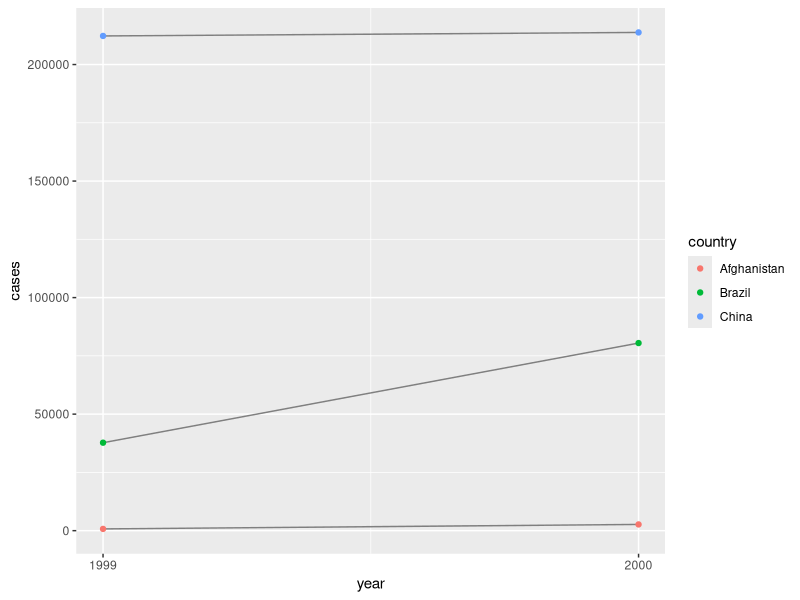
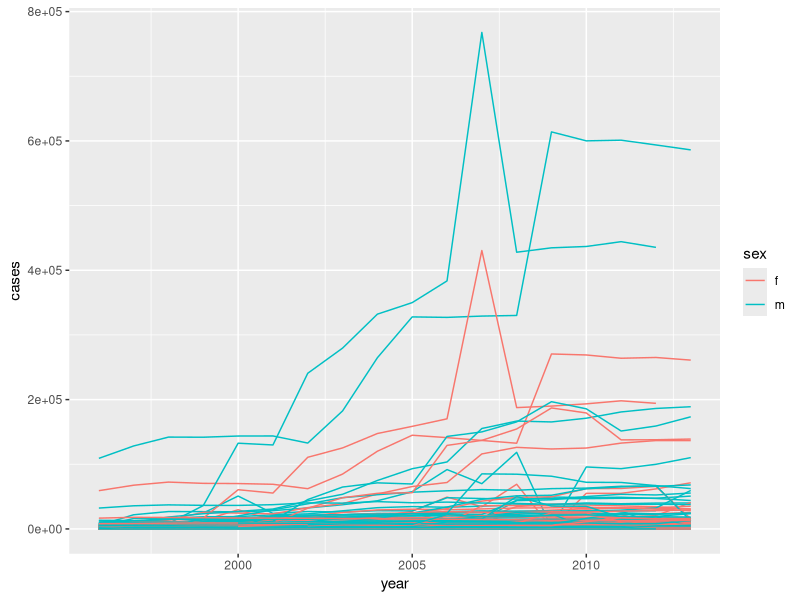

These charts were generated, in order, by the following R code:
## ---- chunk 1
knitr::opts_chunk$set(echo = TRUE)
## ---- chunk 2

library(tidyverse)

## ---- chunk 3
table2
t2_cases<-filter(table2, type=="cases") %>% 
  rename(cases=count) %>% 
  arrange(country, cases)
t2_population<-filter(table2, type=="population") %>% 
  rename(population=count) %>% 
  arrange(country, population)

## ---- chunk 4
t2_cases_per_cap<-tibble(
  year=t2_cases$year,
  country=t2_cases$country,
  cases=t2_cases$cases,
  population=t2_population$population
) %>% 
  mutate(cases_per_cap=(cases/population)*1000) %>% 
  select(country,year, cases_per_cap)
t2_cases_per_cap
  

## ---- chunk 5
t2_cases_per_cap <- t2_cases_per_cap %>%
  mutate(type = "cases_per_cap") %>%
  rename(count = cases_per_cap)

## ---- chunk 6

bind_rows(table2, t2_cases_per_cap) %>%
  arrange(country, year, type, count)

## ---- chunk 7
table2 %>% 
  filter(type=="cases") %>% 
  ggplot(aes(year,count))+
  geom_line(aes(group=country),color="grey50")+
  geom_point(aes(color=country))+
  scale_x_continuous(breaks = unique(table2$year))+
  ylab("cases")

## ---- chunk 8
table4a

## ---- chunk 9
table4a %>% 
  gather(`1999`,`2000`,key="year",value = "cases")

## ---- chunk 10
table4b %>% 
  gather(`1999`,`2000`,key="year", value = "population")



tidy4a <- table4a %>% 
  pivot_longer(c(`1999`, `2000`), names_to = "year", values_to = "cases")
tidy4b <- table4b %>% 
  pivot_longer(c(`1999`, `2000`), names_to = "year", values_to = "population")
## ---- chunk 11
stocks<-tibble(
  year=c(2015,2015,2016,2016),
  half=c(1,2,1,2),
  return=c(1.88,0.59,0.92,0.17)
)

stocks %>% 
  pivot_wider(names_from=year,values_from=return) %>% 
  pivot_longer(`2015`:`2016`,names_to = "year", values_to = "return")
## ---- chunk 12
#preg_tidy <- preg %>%
 # pivot_longer(c(male, female), names_to = "sex", values_to = "count")
#preg_tidy
## ---- chunk 13
table3

## ---- chunk 14
table3 %>% 
  separate(rate, into=c("cases","population"))

## Or
table3 %>% 
  separate(rate, into=c("cases","population"),sep = "/")

## Or
table3 %>% 
  separate(rate, into=c("cases","population"),convert = TRUE)


## ---- chunk 15
### One can use last two digits of a year

table3 %>% 
  separate(year,into=c("century","year"),sep=2)
## ---- chunk 16

table5 %>% unite(new, century,year)

table5 %>% unite(new, century, year, sep="")
## ---- chunk 17
tibble(x = c("a,b,c", "d,e,f,g", "h,i,j")) %>%
  separate(x, c("one", "two", "three"))


tibble(x = c("a,b,c", "d,e", "f,g,i")) %>%
  separate(x, c("one", "two", "three"))

## ---- chunk 18
## Extra drops values without warning while separate drops with warning
tibble(x = c("a,b,c", "d,e,f,g", "h,i,j")) %>%
  separate(x, c("one", "two", "three"), extra = "drop")
#`extra` to drop if more values and `fill` if less
## ---- chunk 19
# example with separators
tibble(x = c("X_1", "X_2", "AA_1", "AA_2")) %>%
  separate(x, c("variable", "into"), sep = "_")

## ---- chunk 20
# example with position
tibble(x = c("X1", "X2", "Y1", "Y2")) %>%
  separate(x, c("variable", "into"), sep = c(1))

## ---- chunk 21
# example with separators
tibble(x = c("X_1", "X_2", "AA_1", "AA_2")) %>%
  extract(x, c("variable", "id"), regex = "([A-Z])_([0-9])")

## ---- chunk 22
# example with position
tibble(x = c("X1", "X2", "Y1", "Y2")) %>%
  extract(x, c("variable", "id"), regex = "([A-Z])([0-9])")

## ---- chunk 23
tibble(variable = c("X", "X", "Y", "Y"), id = c(1, 2, 1, 2)) %>%
  unite(x, variable, id, sep = "_")
## ---- chunk 24
stocks<-tibble(
  year=c(2015,2015,2015,2015,2016,2016,2016),
  qtr=c(1,2,3,4,2,3,4),
  return=c(1.88,0.59,0.35,NA,0.92,0.17,2.66)
)
stocks %>% spread(year,return)
## ---- chunk 25
stocks %>% 
  spread(year, return) %>% 
  gather(year, return, `2015`:`2016`,na.rm=TRUE)
## Another import tool is using `complete()`
stocks %>% 
  complete(year, qtr)
## ---- chunk 26
treatment<-tribble(~person, ~treatment,~response,
                   "Derrick Whitmore",1,7,NA,2,10,NA,
                   3,9,"Katherine Burke",1,4)

treatment %>% 
  fill(person)
## ---- chunk 27
stocks <- tibble(
  year   = c(2015, 2015, 2015, 2015, 2016, 2016, 2016),
  qtr    = c(   1,    2,    3,    4,    2,    3,    4),
  return = c(1.88, 0.59, 0.35,   NA, 0.92, 0.17, 2.66)
)
stocks %>% 
  pivot_wider(names_from = year, values_from = return,
              values_fill = 0)
## ---- chunk 28
stocks <- tibble(
  year   = c(2015, 2015, 2015, 2015, 2016, 2016, 2016),
  qtr    = c(   1,    2,    3,    4,    2,    3,    4),
  return = c(1.88, 0.59, 0.35,   NA, 0.92, 0.17, 2.66)
)
stocks %>% 
  pivot_wider(names_from = year, values_from = return,
              values_fill = 0)

## ---- chunk 29

stocks %>% 
 complete(year, qtr, fill=list(return=0))

## ---- chunk 30
who
who1<-who %>% 
  gather(new_sp_m014:newrel_f65,key="key",
         value = "cases",
         na.rm = TRUE)
who1
## ---- chunk 31
who1 %>% 
  count(key)

## ---- chunk 32
who2<-who1 %>% 
  mutate(key=stringr::str_replace(key, "newrel","new_rel"))

#who2
who3<-who2 %>% 
  separate(key, c("new","type","sexage"),sep="_")
who3
who3 %>% 
  count(new)
## ---- chunk 33
who4<-who3 %>% 
  select(-new,-iso2,-iso3)

## Next we'll separate sex and age
who5<-who4 %>% 
  separate(sexage,c("sex","age"),sep=1)
who5
## The whole data is now tidy
## ---- chunk 34
who %>% 
  gather(code,value, new_sp_m014:newrel_f65,na.rm = TRUE) %>% 
  mutate(
    code=stringr::str_replace(code,"newrel", "new_rel")
  ) %>% 
  separate(code, c("new","var", "sexage")) %>% 
  select(-new, -iso2, -iso3) %>% 
  separate(sexage, c("sex","age"),sep=1)

## ---- chunk 35
who1 %>% 
  filter(cases==0) %>% 
  nrow()

## ---- chunk 36
pivot_longer(who, c(new_sp_m014:newrel_f65), names_to = "key", values_to = "cases") %>%
  group_by(country, year) %>%
  mutate(prop_missing = sum(is.na(cases)) / n()) %>%
  filter(prop_missing > 0, prop_missing < 1)

## ---- chunk 37
nrow(who)


who %>% 
  complete(country, year) %>%
  nrow()

## ---- chunk 38
who3a <- who1 %>%
  separate(key, c("new", "type", "sexage"), sep = "_")

filter(who3a, new == "newrel") %>% head()

## ---- chunk 39
who5 %>%
  group_by(country, year, sex) %>%
  filter(year > 1995) %>%
  summarise(cases = sum(cases)) %>%
  unite(country_sex, country, sex, remove = FALSE) %>%
  ggplot(aes(x = year, y = cases, group = country_sex, colour = sex)) +
  geom_line()
#> `summarise()` regrouping output by 'country', 'year' (override with `.groups` argument)

